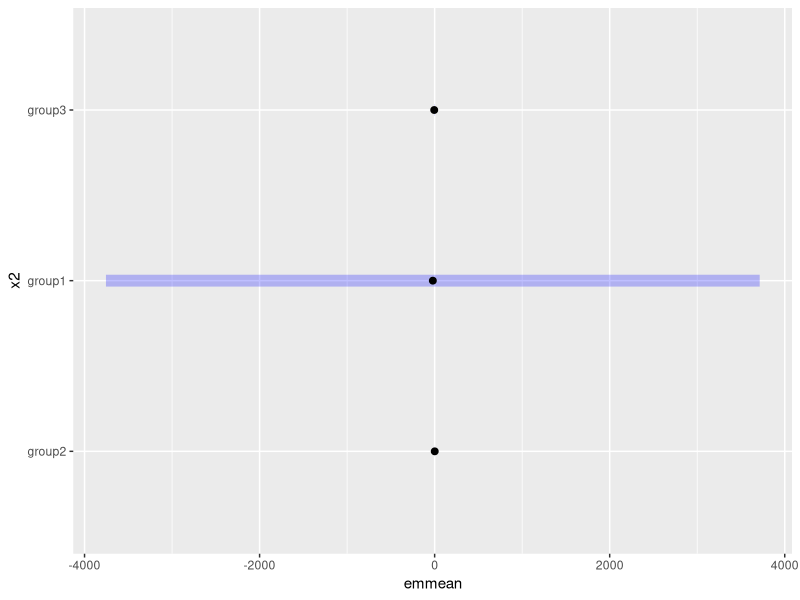
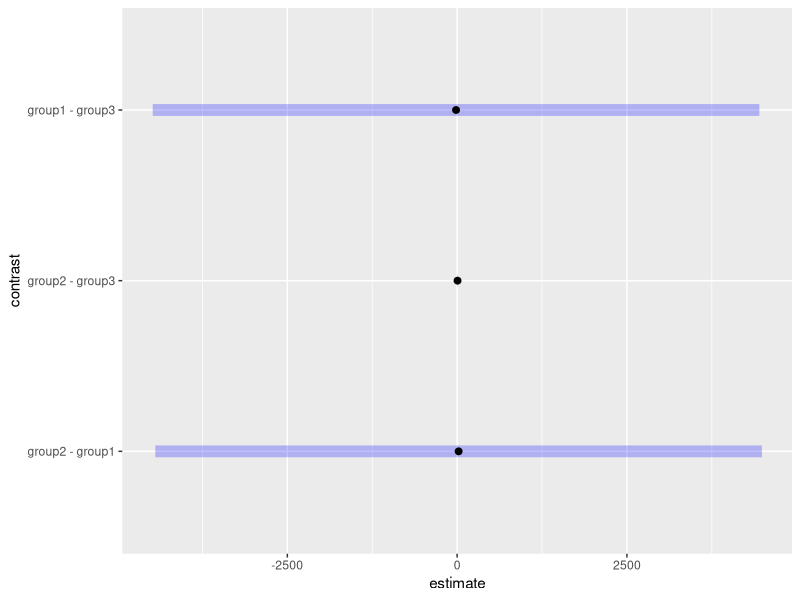

These charts were generated, in order, by the following R code:
## ---- chunk 1
x1 <- rnorm(100)
x2 <- factor(rbinom(100,2,0.5), labels = c("group1", "group2", "group3"))
X2 <- model.matrix(~. , data.frame(x2))[,-1]
eta <- -2+2*x1+X2%*%c(3.4,-5)
p <- plogis(eta)
y <- rbinom(100, 1, p)
(reg1 <- glm(y ~ x1 + x2, family = "binomial"))
## ---- chunk 2
x2 <- relevel(x2, ref = "group2")
(reg2 <- glm(y ~ x1 + x2, family = "binomial"))
## ---- chunk 3
C = matrix(c(1, 0, 1, 0,
             1, 0, 0, 0,
             1, 0, 0, 1), nrow = 3, ncol = 4, byrow = TRUE)
C
## ---- chunk 4
(coefs <- C%*%coef(reg2))
(Sigma <- C%*%vcov(reg2)%*%t(C))
## ---- chunk 5
 Cnew <- matrix(c(1,-1, 0), ncol = 3)
 W = (coefs[1] - coefs[2])^2/Cnew%*%Sigma%*%t(Cnew)
 1- dchisq(W, 3)
## ---- chunk 6
library(emmeans)
emmeans(reg2, ~x2, at=list(x1=0))
plot(emmeans(reg2, ~x2, at=list(x1=0)))
## ---- chunk 7
pairs(emmeans(reg2, ~x2, at = list(x1 = 0)))
plot(pairs(emmeans(reg2, ~x2, at = list(x1 = 0))))
## ---- chunk 8
library(marginaleffects)
predictions(reg2, newdata = datagrid(x1 = 0, x2 = c("group1", "group2",  "group3")), type = "link")
## ---- chunk 9
comparisons(reg2, variables = "x2", newdata = datagrid(x1 = 0), type = "link")
